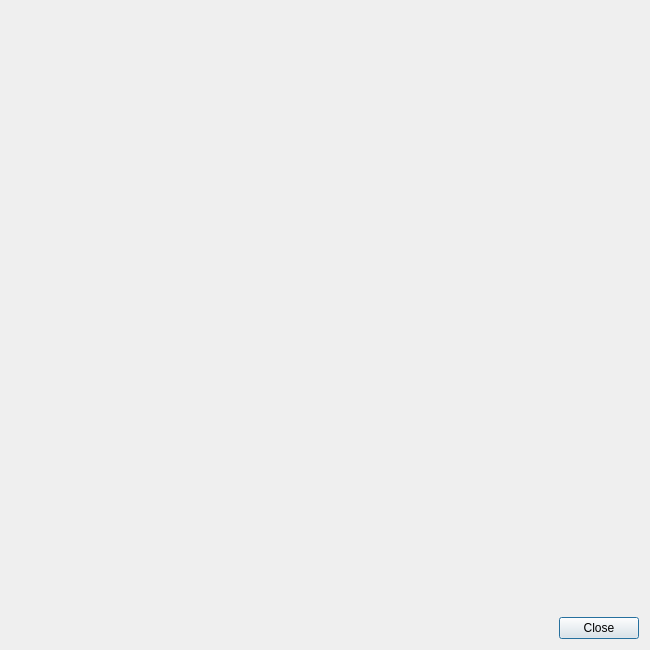
<?xml version="1.0" encoding="UTF-8"?>
<ui version="4.0">
 <class>CAircraftModelSetValidationDialog</class>
 <widget class="QDialog" name="CAircraftModelSetValidationDialog">
  <property name="geometry">
   <rect>
    <x>0</x>
    <y>0</y>
    <width>650</width>
    <height>650</height>
   </rect>
  </property>
  <property name="minimumSize">
   <size>
    <width>650</width>
    <height>650</height>
   </size>
  </property>
  <property name="windowTitle">
   <string>Model validation</string>
  </property>
  <layout class="QVBoxLayout" name="vl_AircraaftModelValidation">
   <item>
    <widget class="swift::gui::components::CAircraftModelValidationComponent" name="comp_AircraftModelValidation"/>
   </item>
   <item>
    <widget class="QDialogButtonBox" name="bb_CAircraftModelSetValidationDialog">
     <property name="orientation">
      <enum>Qt::Horizontal</enum>
     </property>
     <property name="standardButtons">
      <set>QDialogButtonBox::Close</set>
     </property>
    </widget>
   </item>
  </layout>
 </widget>
 <customwidgets>
  <customwidget>
   <class>swift::gui::components::CAircraftModelValidationComponent</class>
   <extends>QFrame</extends>
   <header>gui/components/aircraftmodelvalidationcomponent.h</header>
   <container>1</container>
  </customwidget>
 </customwidgets>
 <resources/>
 <connections>
  <connection>
   <sender>bb_CAircraftModelSetValidationDialog</sender>
   <signal>accepted()</signal>
   <receiver>CAircraftModelSetValidationDialog</receiver>
   <slot>accept()</slot>
   <hints>
    <hint type="sourcelabel">
     <x>248</x>
     <y>254</y>
    </hint>
    <hint type="destinationlabel">
     <x>157</x>
     <y>274</y>
    </hint>
   </hints>
  </connection>
  <connection>
   <sender>bb_CAircraftModelSetValidationDialog</sender>
   <signal>rejected()</signal>
   <receiver>CAircraftModelSetValidationDialog</receiver>
   <slot>reject()</slot>
   <hints>
    <hint type="sourcelabel">
     <x>316</x>
     <y>260</y>
    </hint>
    <hint type="destinationlabel">
     <x>286</x>
     <y>274</y>
    </hint>
   </hints>
  </connection>
 </connections>
</ui>
